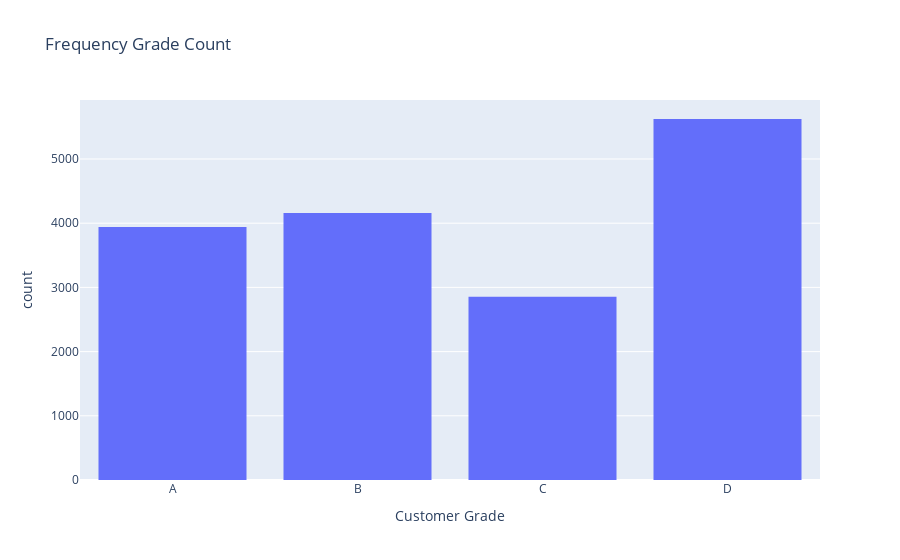

The notebook cell this image was saved under:
### Markdown cell above
### Task 9

The marketing team has two final asks from you: 

Can you create a bar chart illustrating the frequency grades assigned to the Starbucks customer base, as part of the RFM analysis, and advise them on a marketing strategy? 

**A.** Use the `.histogram()` function to create a bar chart of each frequency grade. Make sure to give your chart a title and label the horizontal and vertical axes!

<span style='background :#FFF59E'>**Pro Tip:** Add the following argument in your `px.histogram` function to order the bars by grade: <br>
>`category_orders = {'frequency_grade': ['A', 'B', 'C', 'D']}`</span>

### Code cell
# Create a bar chart of total customer spending by grade
px.histogram(rfm_df, x='frequency_grade', title='Frequency Grade Count', labels={'frequency_grade': 'Customer Grade'}, category_orders = {'frequency_grade': ['A', 'B', 'C', 'D']})

### Figure 1 — Plotly figure (JSON) as saved in the notebook; plotly's stock layout.template omitted (floating-point values rounded to 4 significant figures; data arrays with more than 128 entries replaced by an {"elided": "..."} marker saying what was removed)
{"data": [{"alignmentgroup": "True", "bingroup": "x", "hovertemplate": "Customer Grade=%{x}<br>count=%{y}<extra></extra>", "legendgroup": "", "marker": {"color": "#636efa", "pattern": {"shape": ""}}, "name": "", "offsetgroup": "", "orientation": "v", "showlegend": false, "type": "histogram", "x": {"elided": "16578 str values"}, "xaxis": "x", "yaxis": "y"}], "layout": {"autosize": true, "barmode": "relative", "legend": {"tracegroupgap": 0}, "title": {"text": "Frequency Grade Count"}, "xaxis": {"anchor": "y", "autorange": true, "categoryarray": ["A", "B", "C", "D"], "categoryorder": "array", "domain": [0, 1], "range": [-0.5, 3.5], "title": {"text": "Customer Grade"}, "type": "category"}, "yaxis": {"anchor": "x", "autorange": true, "domain": [0, 1], "range": [0, 5919.0], "title": {"text": "count"}}}}
